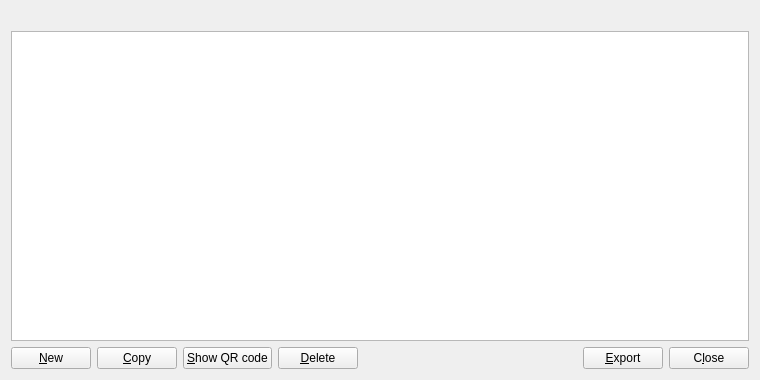
<?xml version="1.0" encoding="UTF-8"?>
<ui version="4.0">
 <class>AddressBookPage</class>
 <widget class="QWidget" name="AddressBookPage">
  <property name="geometry">
   <rect>
    <x>0</x>
    <y>0</y>
    <width>760</width>
    <height>380</height>
   </rect>
  </property>
  <layout class="QVBoxLayout" name="verticalLayout">
   <item>
    <widget class="QLabel" name="labelExplanation">
     <property name="textFormat">
      <enum>Qt::PlainText</enum>
     </property>
     <property name="wordWrap">
      <bool>true</bool>
     </property>
    </widget>
   </item>
   <item>
    <widget class="QTableView" name="tableView">
     <property name="contextMenuPolicy">
      <enum>Qt::CustomContextMenu</enum>
     </property>
     <property name="toolTip">
      <string>Right-click to edit address or label</string>
     </property>
     <property name="tabKeyNavigation">
      <bool>false</bool>
     </property>
     <property name="alternatingRowColors">
      <bool>true</bool>
     </property>
     <property name="selectionMode">
      <enum>QAbstractItemView::SingleSelection</enum>
     </property>
     <property name="selectionBehavior">
      <enum>QAbstractItemView::SelectRows</enum>
     </property>
     <property name="sortingEnabled">
      <bool>true</bool>
     </property>
     <attribute name="verticalHeaderVisible">
      <bool>false</bool>
     </attribute>
    </widget>
   </item>
   <item>
    <layout class="QHBoxLayout" name="horizontalLayout">
     <item>
      <widget class="QPushButton" name="newAddress">
       <property name="toolTip">
        <string>Create a new address</string>
       </property>
       <property name="text">
        <string>&amp;New</string>
       </property>
       <property name="autoDefault">
        <bool>false</bool>
       </property>
      </widget>
     </item>
     <item>
      <widget class="QPushButton" name="copyAddress">
       <property name="toolTip">
        <string>Copy the currently selected address to the system clipboard</string>
       </property>
       <property name="text">
        <string>&amp;Copy</string>
       </property>
       <property name="autoDefault">
        <bool>false</bool>
       </property>
      </widget>
     </item>
     <item>
      <widget class="QPushButton" name="showAddressQRCode">
       <property name="toolTip">
        <string>Show QR code for the currently selected address</string>
       </property>
       <property name="text">
        <string>&amp;Show QR code</string>
       </property>
       <property name="autoDefault">
        <bool>false</bool>
       </property>
      </widget>
     </item>
     <item>
      <widget class="QPushButton" name="deleteAddress">
       <property name="toolTip">
        <string>Delete the currently selected address from the list</string>
       </property>
       <property name="text">
        <string>&amp;Delete</string>
       </property>
       <property name="autoDefault">
        <bool>false</bool>
       </property>
      </widget>
     </item>
     <item>
      <spacer name="horizontalSpacer">
       <property name="orientation">
        <enum>Qt::Horizontal</enum>
       </property>
       <property name="sizeHint" stdset="0">
        <size>
         <width>40</width>
         <height>20</height>
        </size>
       </property>
      </spacer>
     </item>
     <item>
      <widget class="QPushButton" name="exportButton">
       <property name="toolTip">
        <string>Export the data in the current tab to a file</string>
       </property>
       <property name="text">
        <string>&amp;Export</string>
       </property>
       <property name="autoDefault">
        <bool>false</bool>
       </property>
      </widget>
     </item>
     <item>
      <widget class="QPushButton" name="closeButton">
       <property name="sizePolicy">
        <sizepolicy hsizetype="Minimum" vsizetype="Minimum">
         <horstretch>0</horstretch>
         <verstretch>0</verstretch>
        </sizepolicy>
       </property>
       <property name="text">
        <string>C&amp;lose</string>
       </property>
       <property name="autoDefault">
        <bool>false</bool>
       </property>
      </widget>
     </item>
    </layout>
   </item>
  </layout>
 </widget>
 <resources>
  <include location="../xebec.qrc"/>
 </resources>
 <connections/>
</ui>
